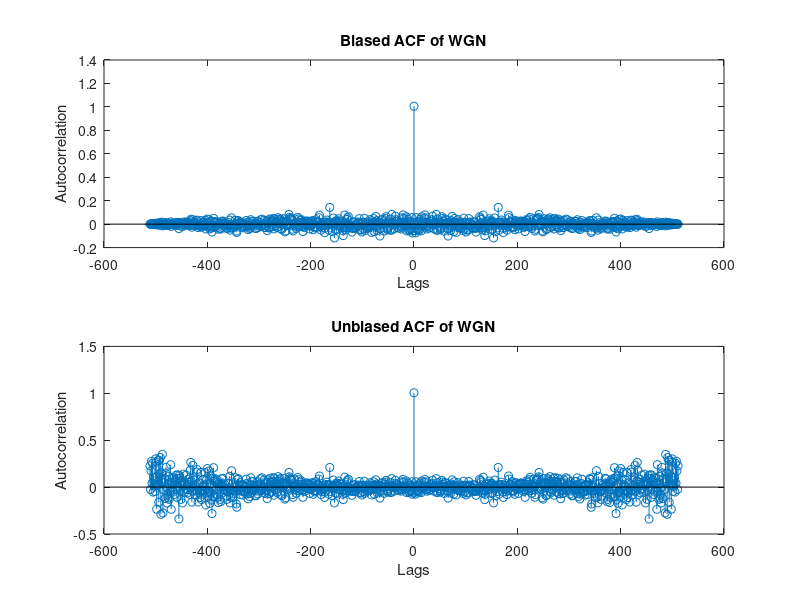
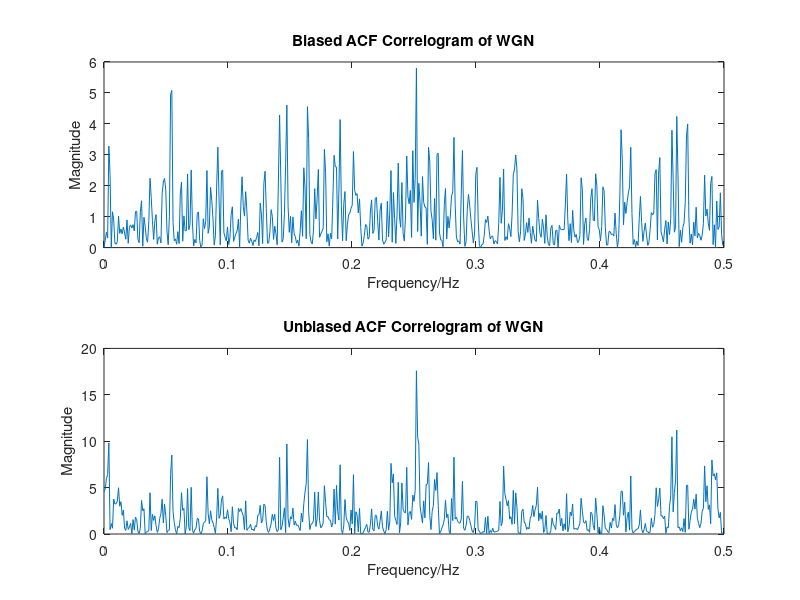
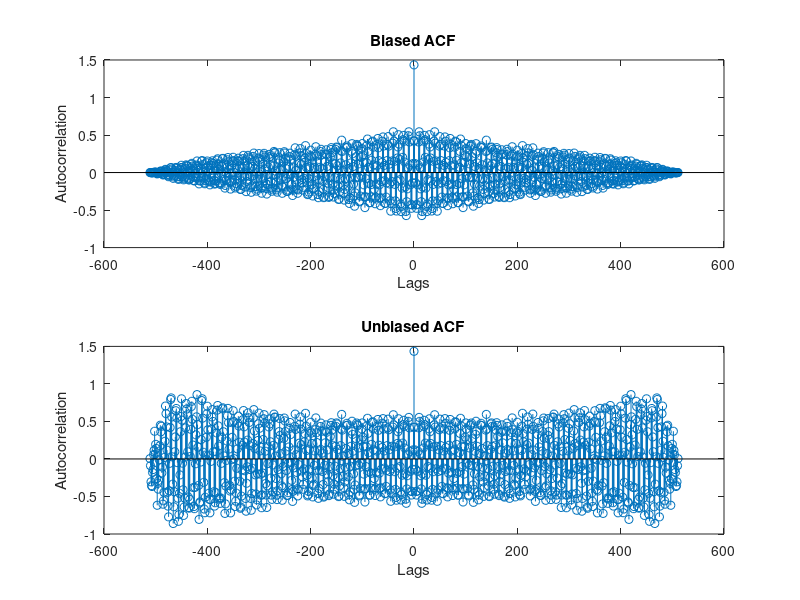
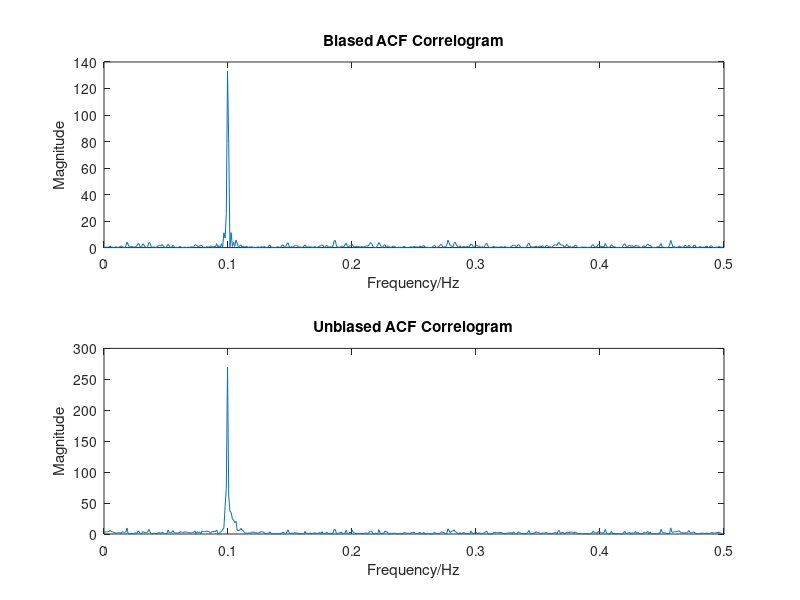

The MATLAB source for these figures, in order:
% ASPMI Exercise 2.1a
% Write a MATLAB script which calculates both biased and unbiased ACF
% estimates of a signal and then use these ACF estimates to compute the
% corresponding correlogram

N = 512; % Set N of 512

%%%%%%%%%%%%%%%%%%%%%%% Find correlograms of WGN %%%%%%%%%%%%%%%%%%%%%%%%%%

x_1 = randn(N,1); % Create vector of WGN noise
% Find Biased ACF of WGN noise
x_1_bacf = xcorr(x_1,'biased');
% Find Unbiased ACF of WGN noise
x_1_uacf = xcorr(x_1,'unbiased');

% Plot ACF for both functions
tau = -(N-1):N-1; % Find corresponding lags
figure(1)
% Plot Biased ACF
subplot(2,1,1)
stem(tau,x_1_bacf);
title('Biased ACF of WGN')
xlabel('Lags')
ylabel('Autocorrelation')
% Plot Unbiased ACF
subplot(2,1,2)
stem(tau,x_1_uacf);
title('Unbiased ACF of WGN')
xlabel('Lags')
ylabel('Autocorrelation')

% Plot Correlogram for both functions
% Find FFT of both ACFs
fft_x_1_bacf = fft(x_1_bacf);
fft_x_1_uacf = fft(x_1_uacf);
% Find the magnitude of correlograms
mag_corr_x_1_bacf = abs(fftshift(fft_x_1_bacf));
mag_corr_x_1_uacf = abs(fftshift(fft_x_1_uacf));
f_hs = 0:1/(2*N):0.5-1/(2*N); % Find the half spectrum frequencies
% Find the half-spectrum magnitudes
mag_corr_x_1_bacf_hs = mag_corr_x_1_bacf(N:end);
mag_corr_x_1_uacf_hs = mag_corr_x_1_uacf(N:end);
% Plot correlogram magnitude spectrum of WGN
figure(2)
subplot(2,1,1)
plot(f_hs,mag_corr_x_1_bacf_hs);
title('Biased ACF Correlogram of WGN')
xlabel('Frequency/Hz')
ylabel('Magnitude')
subplot(2,1,2)
plot(f_hs,mag_corr_x_1_uacf_hs);
title('Unbiased ACF Correlogram of WGN')
xlabel('Frequency/Hz')
ylabel('Magnitude')

%%%%%%%%%%%%%%%%%%% Find correlograms of sine wave in WGN %%%%%%%%%%%%%%%%%

n = 1:N;
f = 0.1;
x_2 = sin(2*pi*f*n).' + randn(N,1); % Create vector of WGN noise
% Find Biased ACF of WGN noise
x_2_bacf = xcorr(x_2,'biased');
% Find Unbiased ACF of WGN noise
x_2_uacf = xcorr(x_2,'unbiased');

% Plot ACF for both functions
tau = -(N-1):N-1; % Find corresponding lags
figure(3)
% Plot Biased ACF
subplot(2,1,1)
stem(tau,x_2_bacf);
title('Biased ACF')
xlabel('Lags')
ylabel('Autocorrelation')
% Plot Unbiased ACF
subplot(2,1,2)
stem(tau,x_2_uacf);
title('Unbiased ACF')
xlabel('Lags')
ylabel('Autocorrelation')

% Plot Correlogram for both functions
% Find FFT of both ACFs
fft_x_2_bacf = fft(x_2_bacf);
fft_x_2_uacf = fft(x_2_uacf);
% Find the magnitude of correlograms
mag_corr_x_2_bacf = abs(fftshift(fft_x_2_bacf));
mag_corr_x_2_uacf = abs(fftshift(fft_x_2_uacf));
f_hs = 0:1/(2*N):0.5-1/(2*N); % Find the half spectrum frequencies
% Find the half-spectrum magnitudes
mag_corr_x_2_bacf_hs = mag_corr_x_2_bacf(N:end);
mag_corr_x_2_uacf_hs = mag_corr_x_2_uacf(N:end);
% Plot correlogram magnitude spectrum of WGN
figure(4)
subplot(2,1,1)
plot(f_hs,mag_corr_x_2_bacf_hs);
title('Biased ACF Correlogram')
xlabel('Frequency/Hz')
ylabel('Magnitude')
subplot(2,1,2)
plot(f_hs,mag_corr_x_2_uacf_hs);
title('Unbiased ACF Correlogram')
xlabel('Frequency/Hz')
ylabel('Magnitude')

%%%%%%%%%%%%%%%% Find correlograms of WGN filtered by MA(5) filter %%%%%%%%

